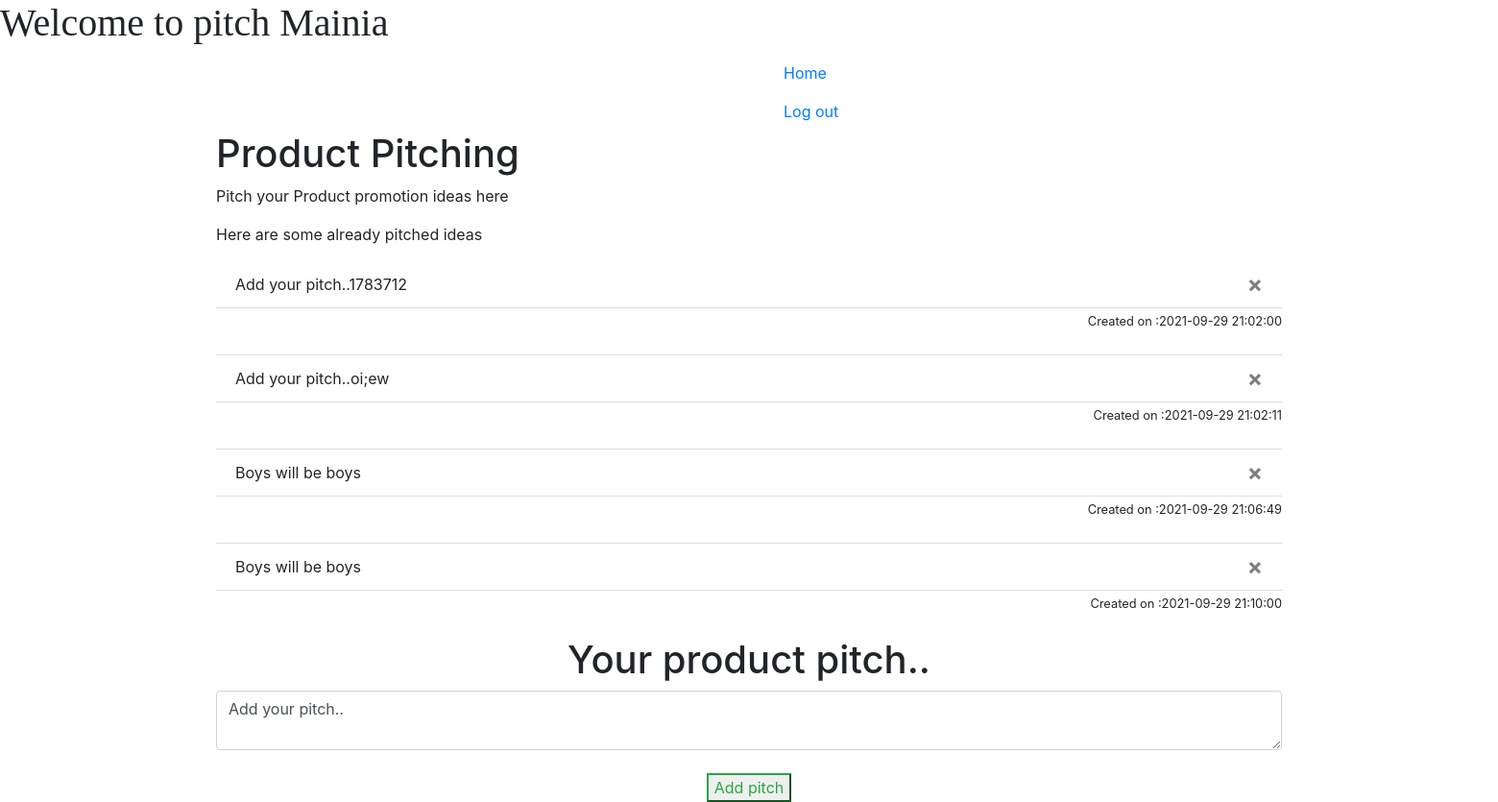
/product_pitch (signed in), run on an earlier commit of the app's database.
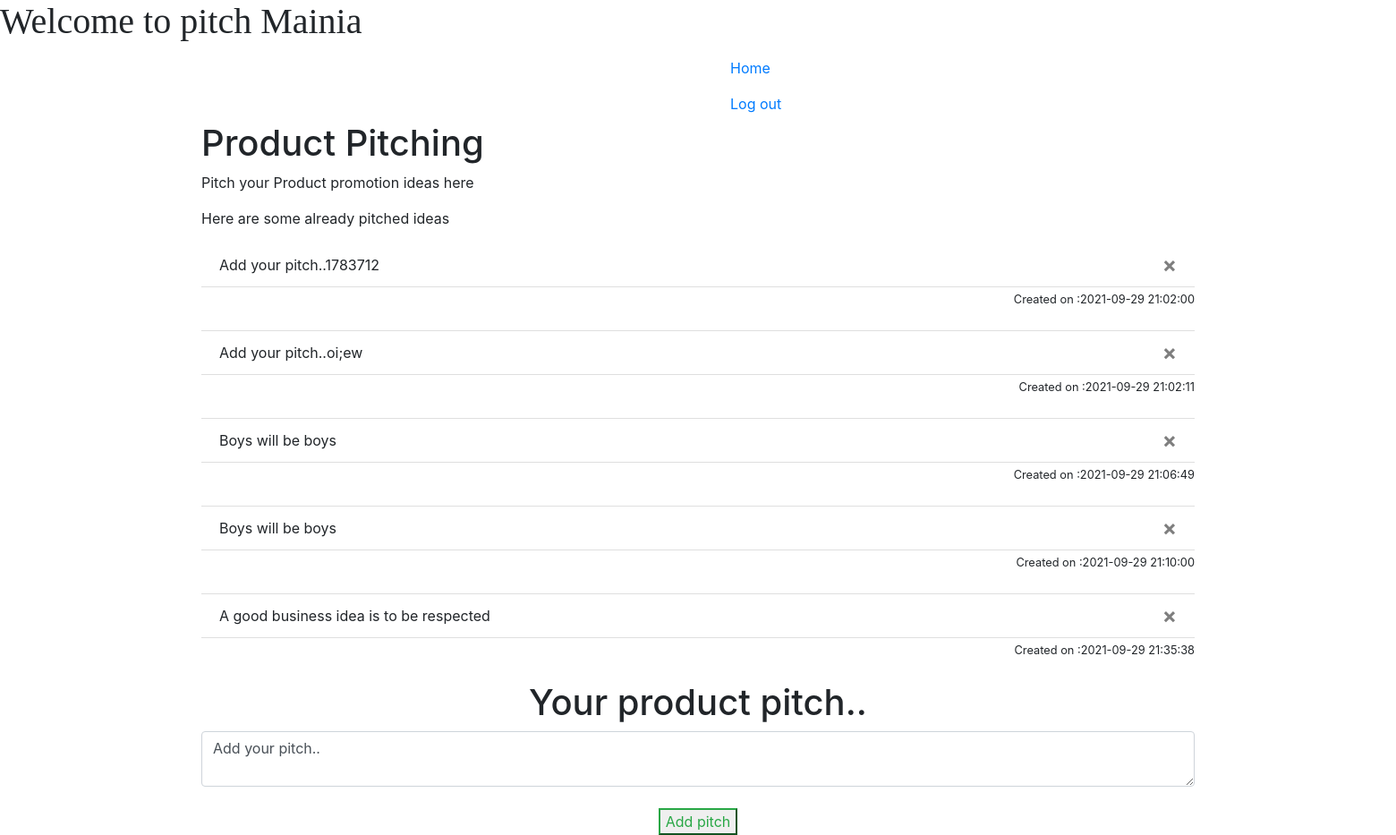
And on a later commit of the database.
### app/models.py (models this page shows)
class Pitch(db.Model):
    id=db.Column(db.Integer,primary_key=True)
    data=db.Column(db.String(10000))
    date=db.Column(db.DateTime(timezone=True),default=func.now())
    user_id=db.Column(db.Integer,db.ForeignKey('user.id'))

### app/views.py (the view, shortened to what this page needs)
@views.route('/product_pitch', methods=['GET', 'POST'])
@login_required
def product_pitch():
    return render_template("product_pitch.html", user=current_user)

### app/__init__.py (called while the page is built)
def create_app():
    app = Flask(__name__)
    app.config['SECRET_KEY']='ABCD'
    app.config['SQLALCHEMY_DATABASE_URI']=f'sqlite:///{DB_NAME}'
    db.init_app(app)
    from .views import views
    from .auth import auth
    app.register_blueprint(views,url_prefix='/')
    app.register_blueprint(auth,url_prefix='/')
    from .models import User,Pitch
    create_database(app)
    login_manager=LoginManager()
    login_manager.login_view='auth.login'
    login_manager.init_app(app)
    @login_manager.user_loader
    def load_user(id):
        return User.query.get(int(id))
    return app

### app/templates/product_pitch.html
{% extends "base.html" %}
{% block content %}
<h1>Product Pitching </h1>
<p>Pitch your Product promotion ideas here</p>
<p>Here are some already pitched ideas</p>
<ul class='list-group list-group-flush' id="pitchs">
    {% for pitch in user.pitchs%}
    <li class='list-group-item'>{{pitch.data}}
        <button type='button' class='close' onClick='deletePitch ({{pitch.id}})'>
            <span aria-hidden='true'>&times;</span>
        </button>
    </li>
    <div align="right">
        <small>Created on :{{pitch.date}}</small>
    </div>
    <br //>
    {% endfor %}
<h1 align='center'>Your product pitch.. </h1>
<form method="POST">
    <textarea name="pitch" id="pitch" class="form-control">Add your pitch..</textarea>
    <div align='center'>
        <br />
        <button class='btn-outline-success' type='submit'>Add pitch</button>
    </div>
</form>
{% endblock %}

### app/templates/base.html (shortened to what this page needs)
<!DOCTYPE html>
<html>
    <head>
        <link
        rel="stylesheet"
        href="https://stackpath.bootstrapcdn.com/bootstrap/4.4.1/css/bootstrap.min.css"
      />
      <link
        rel="stylesheet"
        href="https://stackpath.bootstrapcdn.com/font-awesome/4.7.0/css/font-awesome.min.css"
      />
      <h1 style="font-family:fantasy;">Welcome to pitch Mainia</h1>
    </head>
    {% block navbar %}
    {% include 'navbar.html' %}
    {% endblock %}
    <body>
        <div class="container">
            {% block content %}
            {% endblock %}
        </div>
    </body>
</html>

### app/templates/navbar.html
<nav>
    <div style = "position:relative; left:800px;")>
        {% if user.is_authenticated %}
        <a class="nav-item nav-link" id="home" href="/">Home</a>
        <a class="nav-item nav-link" id="logout" href="/logout">Log out</a>
    {% else %}
    </div>
    <div style = "position:relative; left:800px;")>
        <a class="nav-item nav-link" id="login" href="/login" >Login</a>
        <a class="nav-item nav-link" id="signup" href="/sign-up">Sign up</a>
    </div>
  {% endif %}
</nav>

What changed in the data, as far as the page shows it:
added Pitch: data "A good business idea is to be respected", date "2021-09-29 21:35:38"
